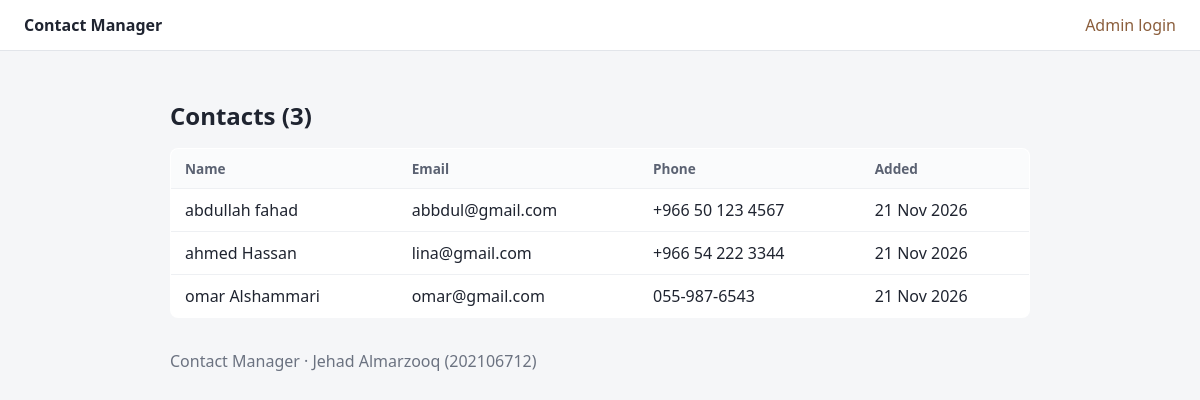
The page / on the database its author committed.
### tables this page shows
CREATE TABLE IF NOT EXISTS contacts (
    id         INT UNSIGNED AUTO_INCREMENT PRIMARY KEY,
    name       VARCHAR(100) NOT NULL,
    email      VARCHAR(150) NOT NULL UNIQUE,
    phone      VARCHAR(20)  NOT NULL,
    created_at TIMESTAMP    NOT NULL DEFAULT CURRENT_TIMESTAMP
);

### core/Controller.php (called while the page is built, shortened)
<?php
abstract class Controller
{
    protected function view(string $name, array $data = []): void
    {
        extract($data, EXTR_SKIP);
        require __DIR__ . '/../views/layout/header.php';
        require __DIR__ . '/../views/' . $name . '.php';
        require __DIR__ . '/../views/layout/footer.php';
    }
}

### controllers/ContactController.php (called while the page is built, shortened)
<?php
class ContactController extends Controller
{
    private Contact $contacts;
    public function __construct()
    {
        $this->contacts = new Contact();
    }
    public function index(): void
    {
        $this->view('contacts/index', ['contacts' => $this->contacts->all()]);
    }
}

### index.php (called while the page is built, shortened)
<?php
$config = require __DIR__ . '/config/config.php';
require __DIR__ . '/core/helpers.php';
require __DIR__ . '/core/Auth.php';
require __DIR__ . '/core/Controller.php';
require __DIR__ . '/controllers/ContactController.php';
$routes = [
    'contacts'         => [ContactController::class, 'index'],
    'contacts/create'  => [ContactController::class, 'create'],
    'contacts/store'   => [ContactController::class, 'store'],
    'contacts/edit'    => [ContactController::class, 'edit'],
    'contacts/update'  => [ContactController::class, 'update'],
    'contacts/delete'  => [ContactController::class, 'destroy'],
    'login'            => [AuthController::class, 'showLogin'],
    'login/submit'     => [AuthController::class, 'login'],
    'logout'           => [AuthController::class, 'logout'],
];
$route = $_GET['route'] ?? 'contacts';
try {
    [$class, $method] = $routes[$route];
    (new $class())->$method();
} catch (PDOException $ex) {
    error_log($ex->getMessage());
    http_response_code(500);
    exit($config['debug'] ? 'Database error: ' . e($ex->getMessage()) : 'Something went wrong. Please try again later.');
}

### core/helpers.php (called while the page is built, shortened)
<?php
function e(?string $value): string
{
    return htmlspecialchars($value ?? '', ENT_QUOTES | ENT_SUBSTITUTE, 'UTF-8');
}
function url(string $route, array $params = []): string
{
    return 'index.php?' . http_build_query(['route' => $route] + $params);
}

### core/Auth.php (called while the page is built, shortened)
<?php
class Auth
{
    public static function check(): bool
    {
        return isset($_SESSION['user_id']);
    }
}

### models/Contact.php (called while the page is built, shortened)
<?php
class Contact
{
    private PDO $db;
    public function __construct()
    {
        $this->db = Database::connection();
    }
    public function all(): array
    {
        return $this->db->query('SELECT id, name, email, phone, created_at FROM contacts ORDER BY name')->fetchAll();
    }
}

### views/contacts/index.php (the view, shortened to what this page needs)
<div class="page-head">
    <h1>Contacts (<?= count($contacts) ?>)</h1>
</div>
<?php if (!$contacts): ?>
    <p class="muted">No contacts yet.</p>
<?php else: ?>
    <table>
        <thead>
        <tr>
            <th>Name</th><th>Email</th><th>Phone</th><th>Added</th>
        </tr>
        </thead>
        <tbody>
        <?php foreach ($contacts as $c): ?>
            <tr>
                <td><?= e($c['name']) ?></td>
                <td><?= e($c['email']) ?></td>
                <td><?= e($c['phone']) ?></td>
                <td><?= e(date('d M Y', strtotime($c['created_at']))) ?></td>
            </tr>
        <?php endforeach; ?>
        </tbody>
    </table>
<?php endif; ?>

### views/layout/header.php (shortened to what this page needs)
<!DOCTYPE html>
<html lang="en">
<head>
    <link rel="stylesheet" href="public/css/style.css">
</head>
<body>
<header class="topbar">
    <a class="brand" href="<?= e(url('contacts')) ?>">Contact Manager</a>
    <nav>
        <?php if (Auth::check()): ?>
            <span class="muted">Signed in as <?= e(Auth::username()) ?></span>
            <form method="post" action="<?= e(url('logout')) ?>" class="inline">
                <?= Csrf::field() ?>
                <button type="submit" class="link">Log out</button>
            </form>
        <?php else: ?>
            <a href="<?= e(url('login')) ?>">Admin login</a>
        <?php endif; ?>
    </nav>
</header>
<main class="container">

### views/layout/footer.php
</main>
<footer class="container muted">
    Contact Manager &middot; Jehad Almarzooq (202106712)
</footer>
</body>
</html>

### public/css/style.css (style rules this page uses)
* { box-sizing: border-box; }
body { margin: 0; font-family: system-ui, -apple-system, "Segoe UI", sans-serif; background: #f5f6f8; color: #1f2430; }
a { color: #8b5e3c; text-decoration: none; }
.topbar { display: flex; justify-content: space-between; align-items: center; padding: 14px 24px; background: #fff; border-bottom: 1px solid #e2e5ea; }
.topbar nav { display: flex; gap: 14px; align-items: center; }
.brand { font-weight: 700; color: #1f2430; }
.container { max-width: 900px; margin: 32px auto; padding: 0 20px; }
.page-head { display: flex; justify-content: space-between; align-items: center; }
h1 { font-size: 1.5rem; }
table { width: 100%; border-collapse: collapse; background: #fff; border: 1px solid #e2e5ea; border-radius: 8px; overflow: hidden; }
th, td { text-align: left; padding: 10px 14px; border-bottom: 1px solid #eef0f3; }
th { background: #fafbfc; font-size: .85rem; color: #5b6272; }
.muted { color: #6b7280; }

### rows shown on the page
contacts: name "abdullah fahad", email "abbdul@gmail.com", phone "+966 50 123 4567", created_at "21 Nov 2026"
contacts: name "ahmed Hassan", email "lina@gmail.com", phone "+966 54 222 3344", created_at "21 Nov 2026"
contacts: name "omar Alshammari", email "omar@gmail.com", phone "055-987-6543", created_at "21 Nov 2026"

### other values the page prints
count($contacts) "3"
